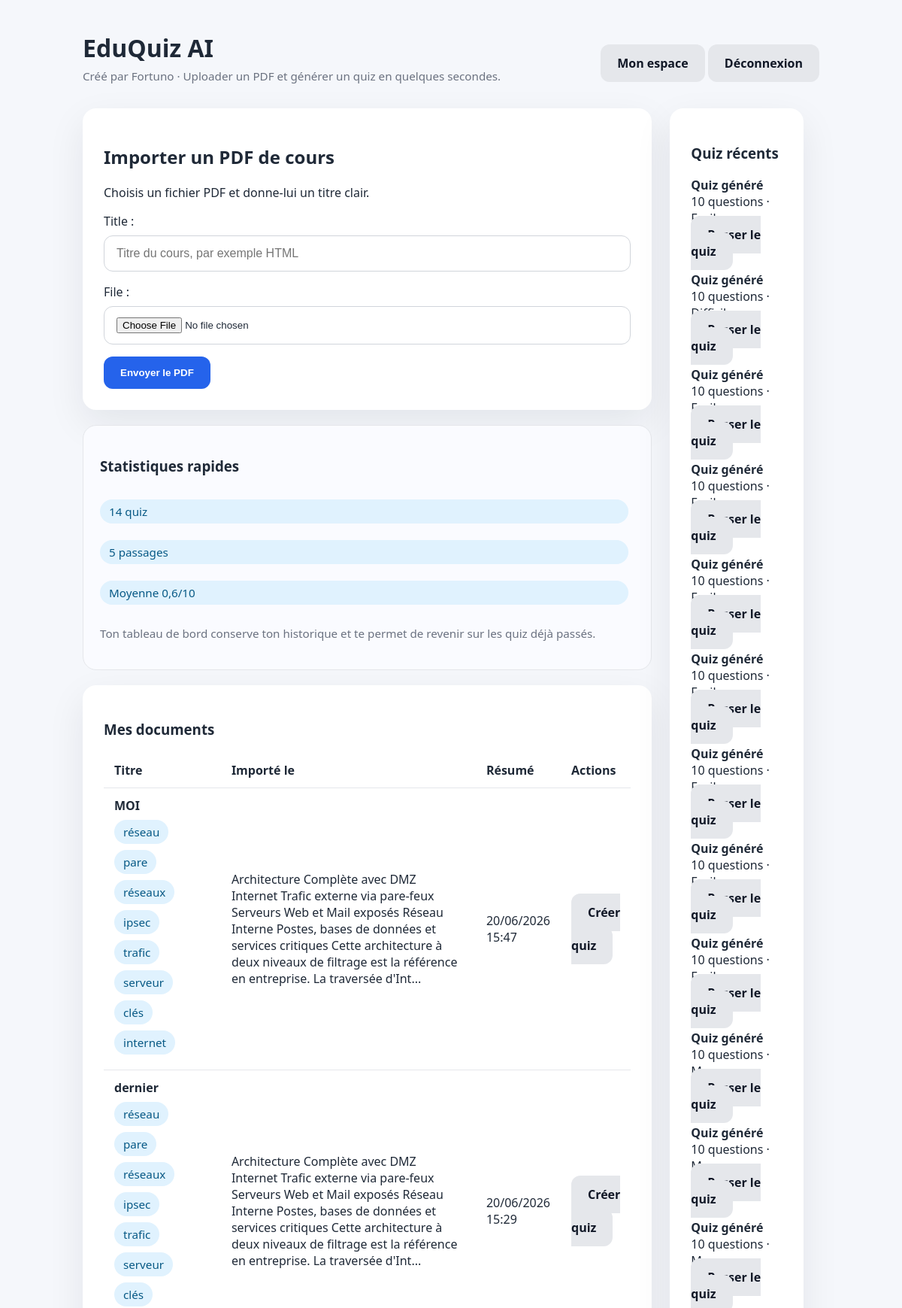
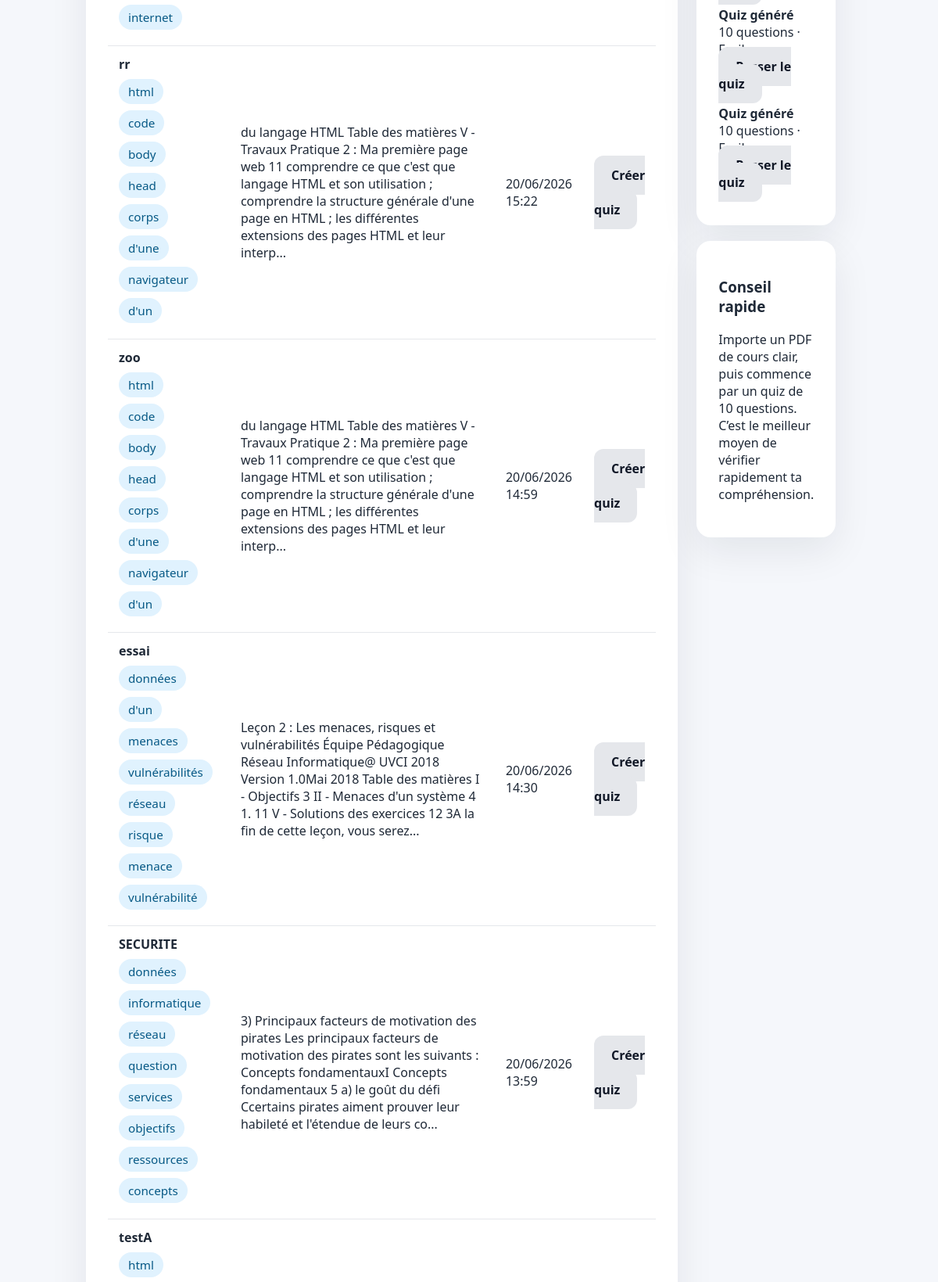
The page /dashboard/ (signed in, upper part) on the database its author committed (2 pictures, top to bottom).
### quiz/models.py (models this page shows, shortened)
class Document(models.Model):
    user = models.ForeignKey(
        settings.AUTH_USER_MODEL,
        on_delete=models.CASCADE,
        related_name='documents',
    )
    title = models.CharField(max_length=255)
    file = models.FileField(upload_to='documents/')
    extracted_text = models.TextField(blank=True)
    summary = models.TextField(blank=True)
    keywords = models.TextField(blank=True)
    uploaded_at = models.DateTimeField(default=timezone.now)
    def keyword_list(self):
        return [kw.strip() for kw in self.keywords.split(',') if kw.strip()]
    def short_summary(self):
        return self.summary if len(self.summary) < 260 else self.summary[:256].rstrip() + '...'

class Quiz(models.Model):
    user = models.ForeignKey(
        settings.AUTH_USER_MODEL,
        on_delete=models.CASCADE,
        related_name='quizzes',
    )
    document = models.ForeignKey(
        Document,
        on_delete=models.CASCADE,
        related_name='quizzes',
    )
    title = models.CharField(max_length=255, default='Quiz généré')
    question_count = models.PositiveSmallIntegerField(default=10)
    level = models.CharField(max_length=10, choices=LEVEL_CHOICES, default='easy')
    created_at = models.DateTimeField(default=timezone.now)

### quiz/views.py (the view)
# urls.py: path('dashboard/', views.dashboard, name='dashboard'),
@login_required
def dashboard(request):
    documents = Document.objects.filter(user=request.user).order_by('-uploaded_at')
    quizzes = Quiz.objects.filter(user=request.user).order_by('-created_at')
    attempts = QuizAttempt.objects.filter(user=request.user)
    if request.method == 'POST':
        upload_form = DocumentUploadForm(request.POST, request.FILES)
        if upload_form.is_valid():
            document = upload_form.save(commit=False)
            document.user = request.user
            document.extracted_text = extract_pdf_text(document.file)
            document.summary = summarize_text(document.extracted_text)
            document.keywords = ', '.join(extract_keywords(document.extracted_text, limit=8))
            document.save()
            messages.success(request, 'PDF chargé avec succès. Le texte a été extrait et analysé.')
            return redirect('quiz:dashboard')
    else:
        upload_form = DocumentUploadForm()
    progress = {
        'attempts_count': attempts.count(),
        'average_score': round(attempts.aggregate(avg=Avg('score'))['avg'] or 0, 1),
        'quizzes_count': quizzes.count(),
    }
    return render(
        request,
        'quiz/dashboard.html',
        {
            'documents': documents,
            'quizzes': quizzes,
            'upload_form': upload_form,
            'progress': progress,
        },
    )

### quiz/forms.py
class DocumentUploadForm(forms.ModelForm):
    class Meta:
        model = Document
        fields = ['title', 'file']
        widgets = {
            'title': forms.TextInput(
                attrs={
                    'placeholder': 'Titre du cours, par exemple HTML',
                    'class': 'input-field',
                }
            ),
            'file': forms.ClearableFileInput(
                attrs={'accept': '.pdf', 'class': 'input-field'}
            ),
        }

### quiz/templates/quiz/dashboard.html (shortened to what this page needs)
{% extends 'quiz/base.html' %}
{% block content %}
<div class="grid" style="grid-template-columns: 1.2fr 0.8fr; gap: 24px;">
    <div>
        <div class="form-card">
            <h2>Importer un PDF de cours</h2>
            <p>Choisis un fichier PDF et donne-lui un titre clair.</p>
            <form method="post" enctype="multipart/form-data">
                <div class="field-group">
                    {{ upload_form.title.label_tag }}
                    {{ upload_form.title }}
                </div>
                <div class="field-group">
                    {{ upload_form.file.label_tag }}
                    {{ upload_form.file }}
                </div>
                <input type="submit" class="button" value="Envoyer le PDF" />
            </form>
        </div>
        <div class="info-card">
            <h3>Statistiques rapides</h3>
            <div class="badge">{{ progress.quizzes_count }} quiz</div>
            <div class="badge">{{ progress.attempts_count }} passages</div>
            <div class="badge">Moyenne {{ progress.average_score }}/10</div>
            <p class="small-text">Ton tableau de bord conserve ton historique et te permet de revenir sur les quiz déjà passés.</p>
        </div>
        <div class="quiz-card">
            <h3>Mes documents</h3>
            {% if documents %}
                <table class="table">
                    <thead>
                        <tr>
                            <th>Titre</th>
                            <th>Importé le</th>
                            <th>Résumé</th>
                            <th>Actions</th>
                        </tr>
                    </thead>
                    <tbody>
                        {% for document in documents %}
                            <tr>
                                <td>
                                    <strong>{{ document.title }}</strong>
                                    {% if document.keyword_list %}
                                        <div style="margin-top:8px;">
                                            {% for keyword in document.keyword_list %}
                                                <span class="badge">{{ keyword }}</span>
                                            {% endfor %}
                                        </div>
                                    {% endif %}
                                </td>
                                <td>{{ document.short_summary }}</td>
                                <td>{{ document.uploaded_at|date:'d/m/Y H:i' }}</td>
                                <td><a class="button secondary-button" href="{% url 'quiz:create_quiz' document.id %}">Créer un quiz</a></td>
                            </tr>
                        {% endfor %}
                    </tbody>
                </table>
            {% else %}
                <p>Aucun document importé pour le moment.</p>
            {% endif %}
        </div>
    </div>
    <div>
        <div class="panel">
            <h3>Quiz récents</h3>
            {% if quizzes %}
                <ul style="list-style:none; padding-left:0;">
                    {% for quiz in quizzes %}
                        <li style="margin-bottom:16px;">
                            <strong>{{ quiz.title }}</strong><br />
                            {{ quiz.question_count }} questions · {{ quiz.get_level_display }}<br />
                            <a class="button secondary-button" href="{% url 'quiz:take_quiz' quiz.id %}">Passer le quiz</a>
                        </li>
                    {% endfor %}
                </ul>
            {% else %}
                <p>Aucun quiz généré pour le moment.</p>
            {% endif %}
        </div>
        <div class="panel">
            <h3>Conseil rapide</h3>
            <p>Importe un PDF de cours clair, puis commence par un quiz de 10 questions. C’est le meilleur moyen de vérifier rapidement ta compréhension.</p>
        </div>
    </div>
</div>
{% endblock %}

### quiz/templates/quiz/base.html (shortened to what this page needs)
<!DOCTYPE html>
<html lang="fr">
<head>
</head>
<body>
    <div class="page">
        <header>
            <div>
                <h1>EduQuiz AI</h1>
                <p class="small-text">Créé par Fortuno · Uploader un PDF et générer un quiz en quelques secondes.</p>
            </div>
            <div>
                {% if request.user.is_authenticated %}
                    <a class="button secondary-button" href="{% url 'quiz:dashboard' %}">Mon espace</a>
                    <a class="button secondary-button" href="{% url 'quiz:logout' %}">Déconnexion</a>
                {% else %}
                    <a class="button" href="{% url 'quiz:login' %}">Connexion</a>
                    <a class="button" href="{% url 'quiz:register' %}">Créer un compte</a>
                {% endif %}
            </div>
        </header>
        {% block content %}{% endblock %}
    </div>
</body>
</html>

### quiz/templates/quiz/base.html (style rules this page uses)
body { margin: 0; font-family: 'Segoe UI', Tahoma, Geneva, Verdana, sans-serif; background: #f5f7fb; color: #1f2937; }
.page { max-width: 980px; margin: 0 auto; padding: 24px; }
header { display: flex; justify-content: space-between; align-items: center; padding: 18px 0; }
header h1 { margin: 0; font-size: 32px; }
.hero-card, .panel, .form-card, .quiz-card, .result-card { background: #ffffff; border-radius: 18px; box-shadow: 0 18px 50px rgba(15, 23, 42, 0.08); padding: 28px; margin-bottom: 20px; }
.grid { display: grid; gap: 20px; }
.button, button, input[type="submit"] { border: none; padding: 14px 22px; border-radius: 12px; background: #2563eb; color: white; cursor: pointer; font-weight: 600; }
.secondary-button { background: #e5e7eb; color: #111827; }
.input-field { width: 100%; padding: 14px 16px; border-radius: 12px; border: 1px solid #d1d5db; margin-top: 8px; box-sizing: border-box; }
.field-group { margin-bottom: 16px; }
.small-text { color: #6b7280; margin-top: 6px; font-size: 0.95rem; }
.table { width: 100%; border-collapse: collapse; }
.table th, .table td { padding: 12px 14px; border-bottom: 1px solid #e5e7eb; text-align: left; }
.info-card { display: grid; gap: 14px; border: 1px solid #e5e7eb; padding: 22px; border-radius: 18px; background: #fafbff; margin-bottom: 20px; }
.badge { display: inline-block; padding: 6px 12px; border-radius: 999px; background: #e0f2fe; color: #075985; font-size: 0.95rem; margin-right: 8px; margin-bottom: 8px; }
.field-group input[type='text'], .field-group input[type='email'], .field-group input[type='password'], .field-group select { width: 100%; padding: 14px 16px; border-radius: 12px; border: 1px solid #d1d5db; margin-top: 8px; box-sizing: border-box; font-size: 1rem; }
a { text-decoration: none; color: inherit; }

### rows shown on the page
Document: title "MOI", keyword_list "réseau" "pare" "réseaux" "ipsec" "trafic" "serveur" "clés" "internet", short_summary "Architecture Complète avec DMZ Internet Trafic externe via pare-feux Serveurs Web et Mail exposés Réseau Interne Postes, bases de données et services critiques Cette architecture à deux niveaux de filtrage est la référence en entreprise. La traversée d'Int...", uploaded_at "20/06/2026 15:47"
Document: title "dernier", keyword_list "réseau" "pare" "réseaux" "ipsec" "trafic" "serveur" "clés" "internet", short_summary "Architecture Complète avec DMZ Internet Trafic externe via pare-feux Serveurs Web et Mail exposés Réseau Interne Postes, bases de données et services critiques Cette architecture à deux niveaux de filtrage est la référence en entreprise. La traversée d'Int...", uploaded_at "20/06/2026 15:29"
Document: title "rr", keyword_list "html" "code" "body" "head" "corps" "d'une" "navigateur" "d'un", short_summary "du langage HTML Table des matières V - Travaux Pratique 2 : Ma première page web 11 comprendre ce que c'est que langage HTML et son utilisation ; comprendre la structure générale d'une page en HTML ; les différentes extensions des pages HTML et leur interp...", uploaded_at "20/06/2026 15:22"
Document: title "zoo", keyword_list "html" "code" "body" "head" "corps" "d'une" "navigateur" "d'un", short_summary "du langage HTML Table des matières V - Travaux Pratique 2 : Ma première page web 11 comprendre ce que c'est que langage HTML et son utilisation ; comprendre la structure générale d'une page en HTML ; les différentes extensions des pages HTML et leur interp...", uploaded_at "20/06/2026 14:59"
Document: title "essai", keyword_list "données" "d'un" "menaces" "vulnérabilités" "réseau" "risque" "menace" "vulnérabilité", short_summary "Leçon 2 : Les menaces, risques et vulnérabilités Équipe Pédagogique Réseau Informatique@ UVCI 2018 Version 1.0Mai 2018 Table des matières I - Objectifs 3 II - Menaces d'un système 4 1. 11 V - Solutions des exercices 12 3A la fin de cette leçon, vous serez...", uploaded_at "20/06/2026 14:30"
Document: title "SECURITE", keyword_list "données" "informatique" "réseau" "question" "services" "objectifs" "ressources" "concepts", short_summary "3) Principaux facteurs de motivation des pirates Les principaux facteurs de motivation des pirates sont les suivants : Concepts fondamentauxI Concepts fondamentaux 5 a) le goût du défi Ccertains pirates aiment prouver leur habileté et l'étendue de leurs co...", uploaded_at "20/06/2026 13:59"
Document: title "testA", keyword_list "html"
Quiz: title "Quiz généré", question_count "10", level "Facile"
Quiz: title "Quiz généré", question_count "10", level "Difficile"
Quiz: title "Quiz généré", question_count "10", level "Facile"
Quiz: title "Quiz généré", question_count "10", level "Facile"
Quiz: title "Quiz généré", question_count "10", level "Facile"
Quiz: title "Quiz généré", question_count "10", level "Facile"
Quiz: title "Quiz généré", question_count "10", level "Facile"
Quiz: title "Quiz généré", question_count "10", level "Facile"
Quiz: title "Quiz généré", question_count "10", level "Facile"
Quiz: title "Quiz généré", question_count "10", level "Moyen"
Quiz: title "Quiz généré", question_count "10", level "Moyen"
Quiz: title "Quiz généré", question_count "10", level "Moyen"
Quiz: title "Quiz généré", question_count "10", level "Facile"
Quiz: title "Quiz généré", question_count "10", level "Facile"

### other values the page prints
{{ upload_form.title.label_tag }} "Title :"
{{ upload_form.file.label_tag }} "File :"
{{ progress.quizzes_count }} "14"
{{ progress.attempts_count }} "5"
{{ progress.average_score }} "0,6"
